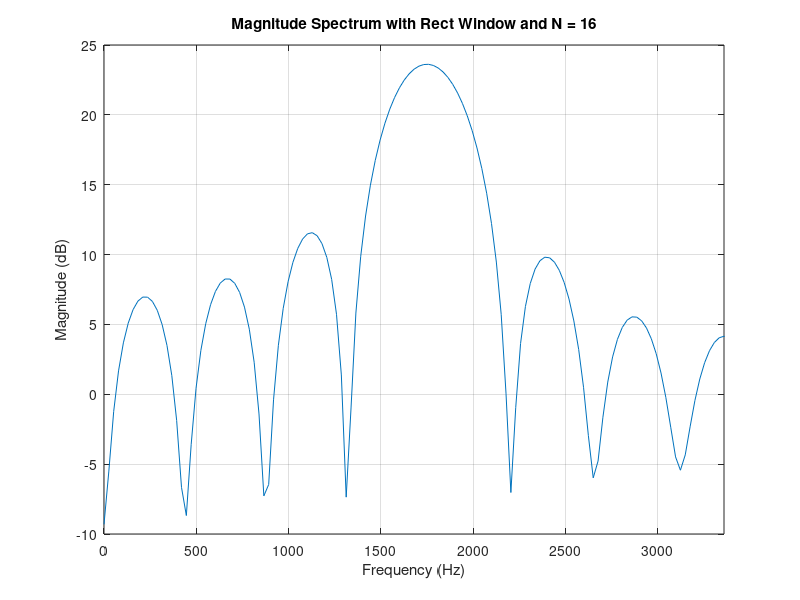
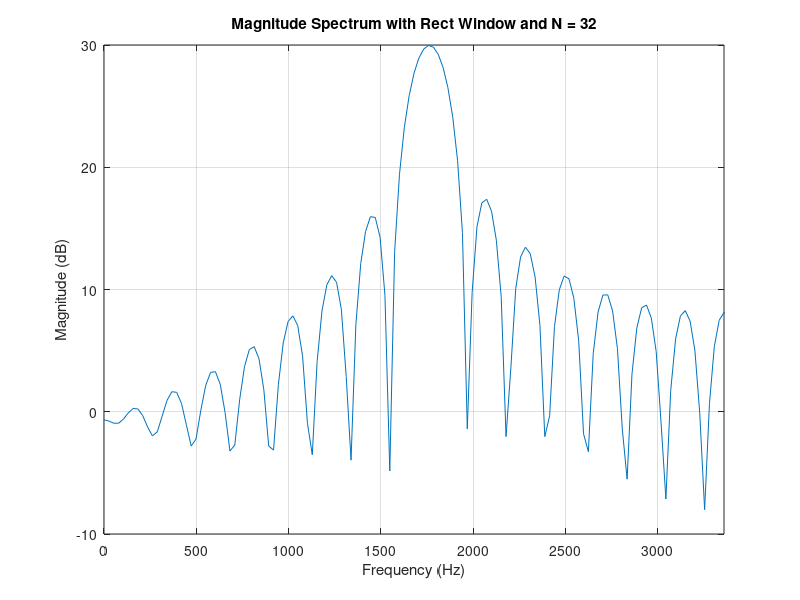
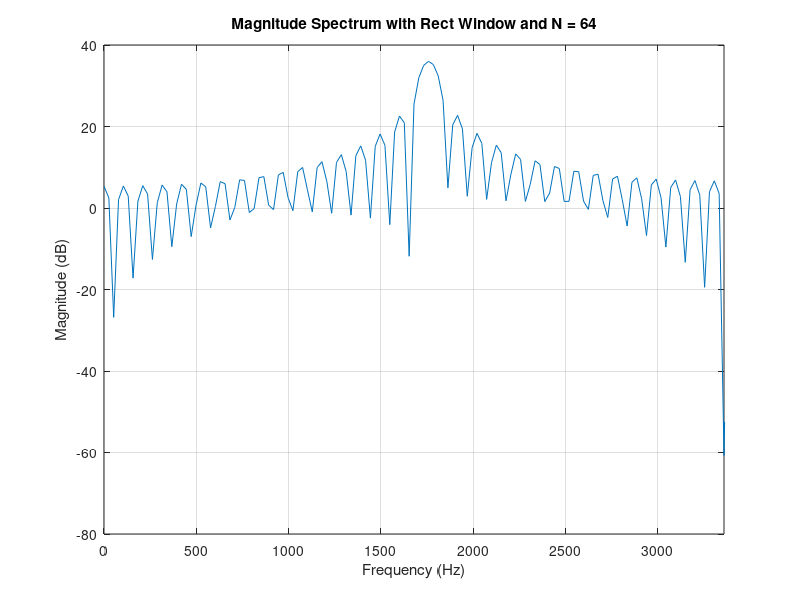
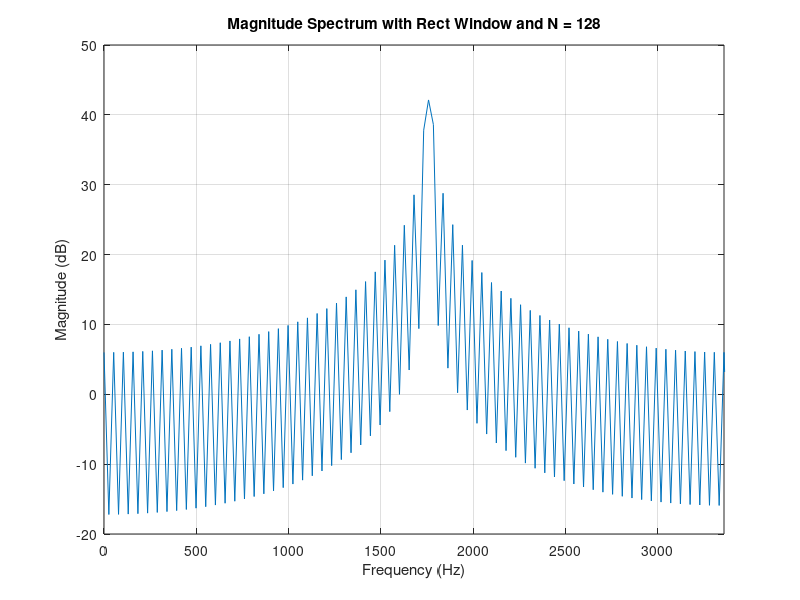

Here is the MATLAB script that generated these plots, in order:
clc;
clear;
close all;

% Note that this script has the capacity to run for rect, hann and kaiser
% window. Just look for the comment CHANGE HERE and change accordingly.

% Define the different values of N
N_values = [16, 32, 64, 128, 256];

name_window = 'Rect Window'; % CHANGE HERE!!!
for N = N_values  
    % Parameters
    % N = 16; % Number of points in the window

    fs = 6720; % Sampling frequency in Hz
    beta = 5.65; % % beta parameter for the Kaiser window
    
    % CHANGE HERE!!!
    A0 = 1; % Amplitude of the first sinusoid
    A1 = 1; % Amplitude of the second sinusoid (equal to A0)
    
    delta_f_hann = 4 / N; % Frequency difference in Hz
    delta_f_rect = 2 / N;
    delta_f_kaiser = (60 - 7.95) / (14.36 * N);
    
    delta_f = delta_f_rect; % CHANGE HERE!!!

    disp(['Minimum frequency difference for N = ', num2str(N), ' (A0, A1 = ', num2str(A0), ', ', num2str(A1), ') with ', name_window, ' is ', num2str(delta_f), ' Hz']);
    
    % Frequencies
    f1 = 1600; % Frequency of the first sinusoid in Hz
    f0 = f1 + delta_f; % Frequency of the second sinusoid in Hz, ensuring |f0 - f1| = 2/N
    
    % Time vector
    t = (0:N-1)/fs;
    
    % Signal components
    x0 = A0 * sin(2 * pi * f0 * t);
    x1 = A1 * sin(2 * pi * f1 * t);
    
    % Combined signal
    x = x0 + x1;
    
    % Define the rectangular window
    rect_window = ones(N, 1);
    % Apply the rectangular window to the signal
    x_windowed_rect = x .* rect_window';
    
    
    % Apply Hann window
    hann_window = 0.5 * (1 - cos(2 * pi * (0:N-1)' / (N-1)));
    x_windowed_hann = x .* hann_window';
    
    % Generate the Kaiser window
    kaiser_window = kaiser(N, beta);
    % Apply the Kaiser window to the signal
    x_windowed_kaiser = x .* kaiser_window';
    

    x_windowed = x_windowed_rect; % CHANGE HERE!!!
    
    N2 = 256; % Zero-padding length
    x_windowed_padded = [x_windowed, zeros(1, N2-N)];
    
    % Compute the FFT
    X = fft(x_windowed_padded, N2);
    X = fftshift(X);
    f = (0:N2-1)*(fs/N2);

    % Plot the magnitude spectrum
    figure;
    plot(f, 20*log10(abs(X)));
    xlabel('Frequency (Hz)');
    ylabel('Magnitude (dB)');
    title(['Magnitude Spectrum with ', name_window, ' and N = ', num2str(N)]);
    grid on;
    
    % Zoom in on the frequencies of interest
    xlim([0, fs/2]);
end;